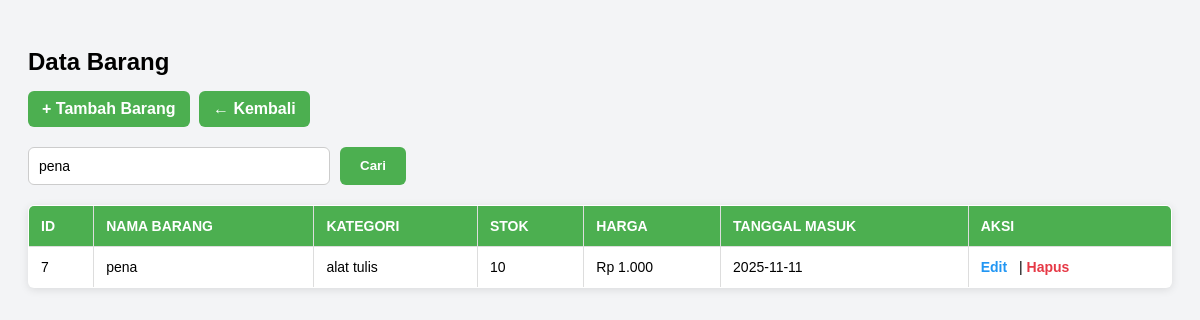
The page /barang_tampil.php?cari=pena on the database its author committed.
### tables this page shows
CREATE TABLE `barang` (
  `id_barang` int(11) NOT NULL,
  `nama_barang` varchar(150) NOT NULL,
  `id_kategori` int(11) NOT NULL,
  `jumlah_stok` int(11) NOT NULL,
  `harga_barang` int(11) NOT NULL,
  `tanggal_masuk` date NOT NULL
);

CREATE TABLE `kategori` (
  `id_kategori` int(11) NOT NULL,
  `kategori_barang` varchar(100) NOT NULL
);

### barang_tampil.php (the view, shortened to what this page needs)
<?php
include "koneksi.php";
$keyword = isset($_GET['cari']) ? $_GET['cari'] : "";
$query = "
    SELECT barang.*, kategori.kategori_barang
    FROM barang
    JOIN kategori ON barang.id_kategori = kategori.id_kategori
    WHERE barang.nama_barang LIKE '%$keyword%'
       OR kategori.kategori_barang LIKE '%$keyword%'
    ORDER BY id_barang DESC
";
$data = mysqli_query($koneksi, $query);
?>
<!DOCTYPE html>
<html>
<head>
</head>
<body>
<h2>Data Barang</h2>
<div class="btn-group">
    <a href="barang_tambah.php" class="btn">+ Tambah Barang</a>
    <a href="index.php" class="btn btn-kembali">← Kembali</a>
</div>
<form method="GET" class="search-box">
    <input type="text" name="cari" placeholder="Cari nama barang / kategori..." value="<?= $keyword ?>">
    <button type="submit">Cari</button>
</form>
<table>
    <tr>
        <th>ID</th>
        <th>Nama Barang</th>
        <th>Kategori</th>
        <th>Stok</th>
        <th>Harga</th>
        <th>Tanggal Masuk</th>
        <th>Aksi</th>
    </tr>
    <?php
    while($b = mysqli_fetch_array($data)){
    ?>
    <tr>
        <td><?= $b['id_barang']; ?></td>
        <td><?= $b['nama_barang']; ?></td>
        <td><?= $b['kategori_barang']; ?></td>
        <td><?= $b['jumlah_stok']; ?></td>
        <td>Rp <?= number_format($b['harga_barang'], 0, ',', '.'); ?></td>
        <td><?= $b['tanggal_masuk']; ?></td>
        <td class="aksi">
            <a href="barang_edit.php?id=<?= $b['id_barang']; ?>">Edit</a> |
            <a href="barang_hapus.php?id=<?= $b['id_barang']; ?>" onclick="return confirm('Yakin hapus barang ini?')">Hapus</a>
        </td>
    </tr>
    <?php } ?>
</table>
</body>
</html>

### barang_tampil.php (style rules this page uses)
body { font-family: Arial, sans-serif; background: #f3f4f6; padding: 20px; }
h2 { display: block; width: 100%; margin-bottom: 15px; }
.btn { display: inline-block; padding: 9px 14px; background: #4CAF50; color: white; text-decoration: none; border-radius: 6px; font-weight: bold; margin-right: 5px; }
.search-box { margin: 20px 0; display: flex; gap: 10px; }
.search-box input { padding: 10px; width: 280px; border: 1px solid #ccc; border-radius: 6px; font-size: 14px; }
.search-box button { padding: 10px 20px; border: none; background: #4CAF50; color: white; border-radius: 6px; cursor: pointer; font-weight: bold; }
table { width: 100%; border-collapse: collapse; background: white; border: 1px solid #ccc; border-radius: 6px; overflow: hidden; box-shadow: 0 2px 8px rgba(0,0,0,0.1); }
th, td { padding: 12px; border: 1px solid #ddd; text-align: left; font-size: 14px; }
th { background: #4CAF50; color: white; text-transform: uppercase; }
.aksi a { font-weight: bold; text-decoration: none; margin-right: 8px; }
.aksi a:first-child { color: #2196F3; }
.aksi a:last-child { color: #e63946; }

### rows shown on the page
barang: id_barang "7", nama_barang "pena", id_kategori.kategori_barang "alat tulis", jumlah_stok "10", harga_barang "1.000", tanggal_masuk "2025-11-11"
